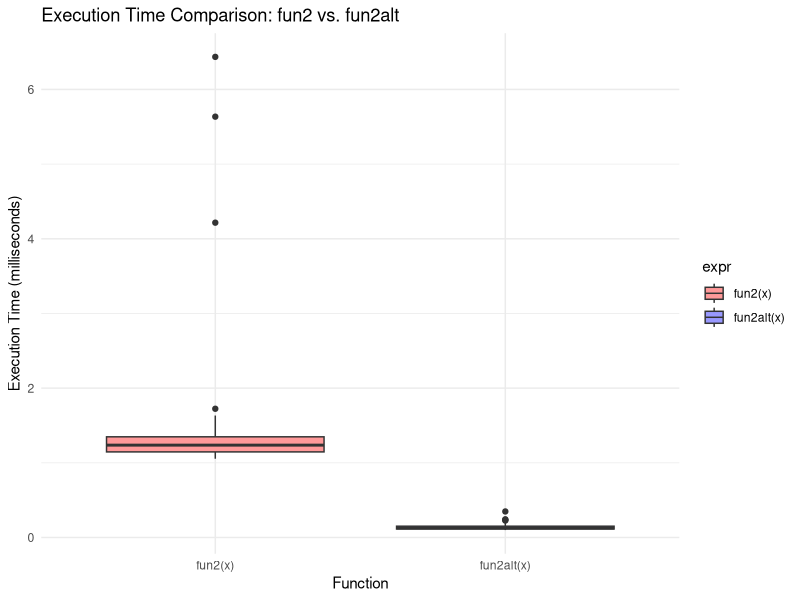

R code for this plot: (Note: this script raises an error after producing the figure.)
## ---- chunk 1
knitr::opts_chunk$set(eval = T, include = T, warning = F, message = F)
## ---- chunk 2
library(microbenchmark)

fun1 <- function(n = 100, k = 4, lambda = 4) {
  x <- NULL
  
  for (i in 1:n)
    x <- rbind(x, rpois(k, lambda))
  
  return(x)
}

fun1alt <- function(n = 100, k = 4, lambda = 4) {
  x <- matrix(rpois(n * k, lambda), nrow = n, ncol = k)
  return(x)
}

# Benchmarking
microbenchmark::microbenchmark(
  fun1(),
  fun1alt()
)
## ---- chunk 3
# Data Generating Process (10 x 10,000 matrix)
set.seed(1234)
x <- matrix(rnorm(1e4), nrow=10)

# Find each column's max value
fun2 <- function(x) {
  apply(x, 2, max)
}

fun2alt <- function(x) {
  x[cbind(max.col(t(x)), 1:ncol(x))]
}

# Benchmarking
benchmark <- microbenchmark::microbenchmark(
  fun2(x),
  fun2alt(x)
)

benchmark
## ---- chunk 4
library(ggplot2)

benchmark_df <- as.data.frame(benchmark)

ggplot(benchmark_df, aes(x = expr, y = time / 1e6, fill = expr)) +
  geom_boxplot() +
  labs(title = "Execution Time Comparison: fun2 vs. fun2alt",
       x = "Function",
       y = "Execution Time (milliseconds)") +
  theme_minimal() +
  scale_fill_manual(values = c("#FF9999", "#9999FF"))
## ---- chunk 5
library(parallel)

my_boot <- function(dat, stat, R, ncpus = 1L) {
  
  # Getting the random indices
  n <- nrow(dat)
  idx <- matrix(sample.int(n, n*R, TRUE), nrow=n, ncol=R)
  
  ans <- lapply(seq_len(R), function(i) {
    stat(dat[idx[,i], , drop=FALSE])
  })
  
  # Coercing the list into a matrix
  ans <- do.call(rbind, ans)
  
  ans
}

## ---- chunk 6
my_boot_parallel <- function(dat, stat, R, ncpus = 1L) {
  
  # Getting the random indices
  n <- nrow(dat)
  idx <- matrix(sample.int(n, n*R, TRUE), nrow=n, ncol=R)
 
  # Making the cluster using `ncpus`
  # STEP 1:
  cl <- makeCluster(ncpus)
  # STEP 2: GOES HERE
  clusterExport(cl, varlist = c("dat", "stat", "idx"), envir = environment())
  
  # STEP 3: THIS FUNCTION NEEDS TO BE REPLACED WITH parLapply
  ans <- parLapply(cl, seq_len(R), function(i) {
    stat(dat[idx[,i], , drop=FALSE])
  })
  
  # Coercing the list into a matrix
  ans <- do.call(rbind, ans)
  
  # STEP 4: GOES HERE
  stopCluster(cl)
  
  ans
  
}

# Bootstrap of a linear regression model
my_stat <- function(dat) {
  fit <- lm(y ~ x, data = dat)
  coef(fit)
} 

# DATA SIM
set.seed(1)
n <- 500 
R <- 1e4
x <- cbind(rnorm(n)) 
y <- x*5 + rnorm(n)
dat <- data.frame(x = x, y = y)

# Check if we get something similar as lm
ans0 <- confint(lm(y ~ x, data=dat))

# Using non-parallel function
ans1 <- my_boot(dat, my_stat, R)
boot_ci <- apply(ans1, 2, quantile, probs = c(0.025, 0.975))

# Using parallel function
ncpus <- detectCores() - 1
ans2 <- my_boot_parallel(dat, my_stat, R, ncpus)
boot_ci_parallel <- apply(ans2, 2, quantile, probs = c(0.025, 0.975))

print("Confidence intervals from lm:")
print(ans0)

print("Bootstrap confidence intervals (single-core):")
print(boot_ci)

print("Bootstrap confidence intervals (parallel):")
print(boot_ci_parallel)
## ---- chunk 7
benchmark <- microbenchmark::microbenchmark(
  my_boot(dat, my_stat, R),
  my_boot_parallel(dat, my_stat, R, ncpus),
  times = 5
)

print(benchmark)

boxplot(benchmark, main = "Execution Time Comparison", ylab = "Time (milliseconds)")
